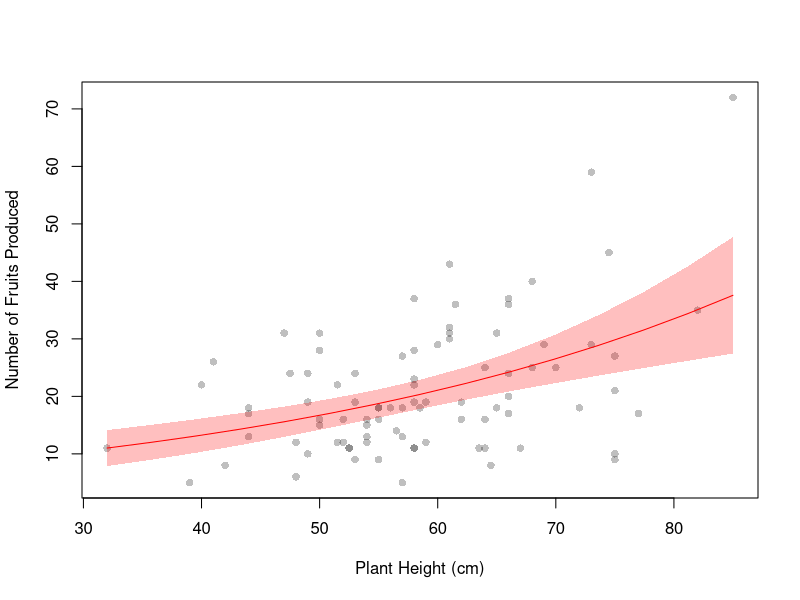

Source code (R):
# This script fits a GLM to the dataset provided. The goal of the analysis is
# to determine how total floral scent emission effects the number of fruits
# produced. The fitness variable doesn't make sense here because to me taller
# likely means to be heavier--in other words, weight and fitness are correlated

# Clear variables
rm(list = ls())

# Load packages
library(here, quietly = TRUE)
library(glmmTMB, quietly = TRUE)

# Load data
df <- read.table(
  here("Report", "Data", "penstemon_copy.txt"), header = TRUE, sep = "\t"
)
metadata <- read.csv(here("Report", "Data", "metadata.csv"))

# Make grouped variables factors
df$Pop <- as.factor(df$Pop)
df$Block <- as.factor(df$Block)

# Fit model
m1 <- glmmTMB(fruits ~ height, data = df, family = nbinom2())
m2 <- glmmTMB(
  fruits ~ height + (1|Pop) + (1|Block), data = df, family = nbinom2()
)

# Check support for mixed model
DAIC <- summary(m2)$AIC[1] - summary(m1)$AIC[1]

# Extract parameter estimates
params <- summary(m2)$coef$cond

# Create data frame with sequence to generate new predictions on
# Ensure the structure of new_data is identical to that of the original data
new_data <- data.frame(
  height = seq(min(df$height), max(df$height), length.out = 15),
  Pop = factor(NA, levels = levels(df$Pop)),
  Block = factor(NA, levels = levels(df$Block))
)

# Generate predictions and standard error estimates
pred <- predict(
  m2,
  newdata = new_data,
  type = "response",
  se.fit = TRUE
)

# Create plot
plot(
  df$height,
  df$fruits,
  xlab = "Plant Height (cm)",
  ylab = "Number of Fruits Produced",
  col = rgb(0, 0, 0, 0.25),
  pch = 16
)

# Draw 95% CI ribbon
polygon(
  c(new_data$height, rev(new_data$height)),
  c(pred$fit + 1.96 * pred$se.fit, rev(pred$fit - 1.96 * pred$se.fit)),
  border = FALSE,
  col = rgb(1, 0, 0, 0.25)
)

# Draw regression line
lines(new_data$height, pred$fit, col = "red")
